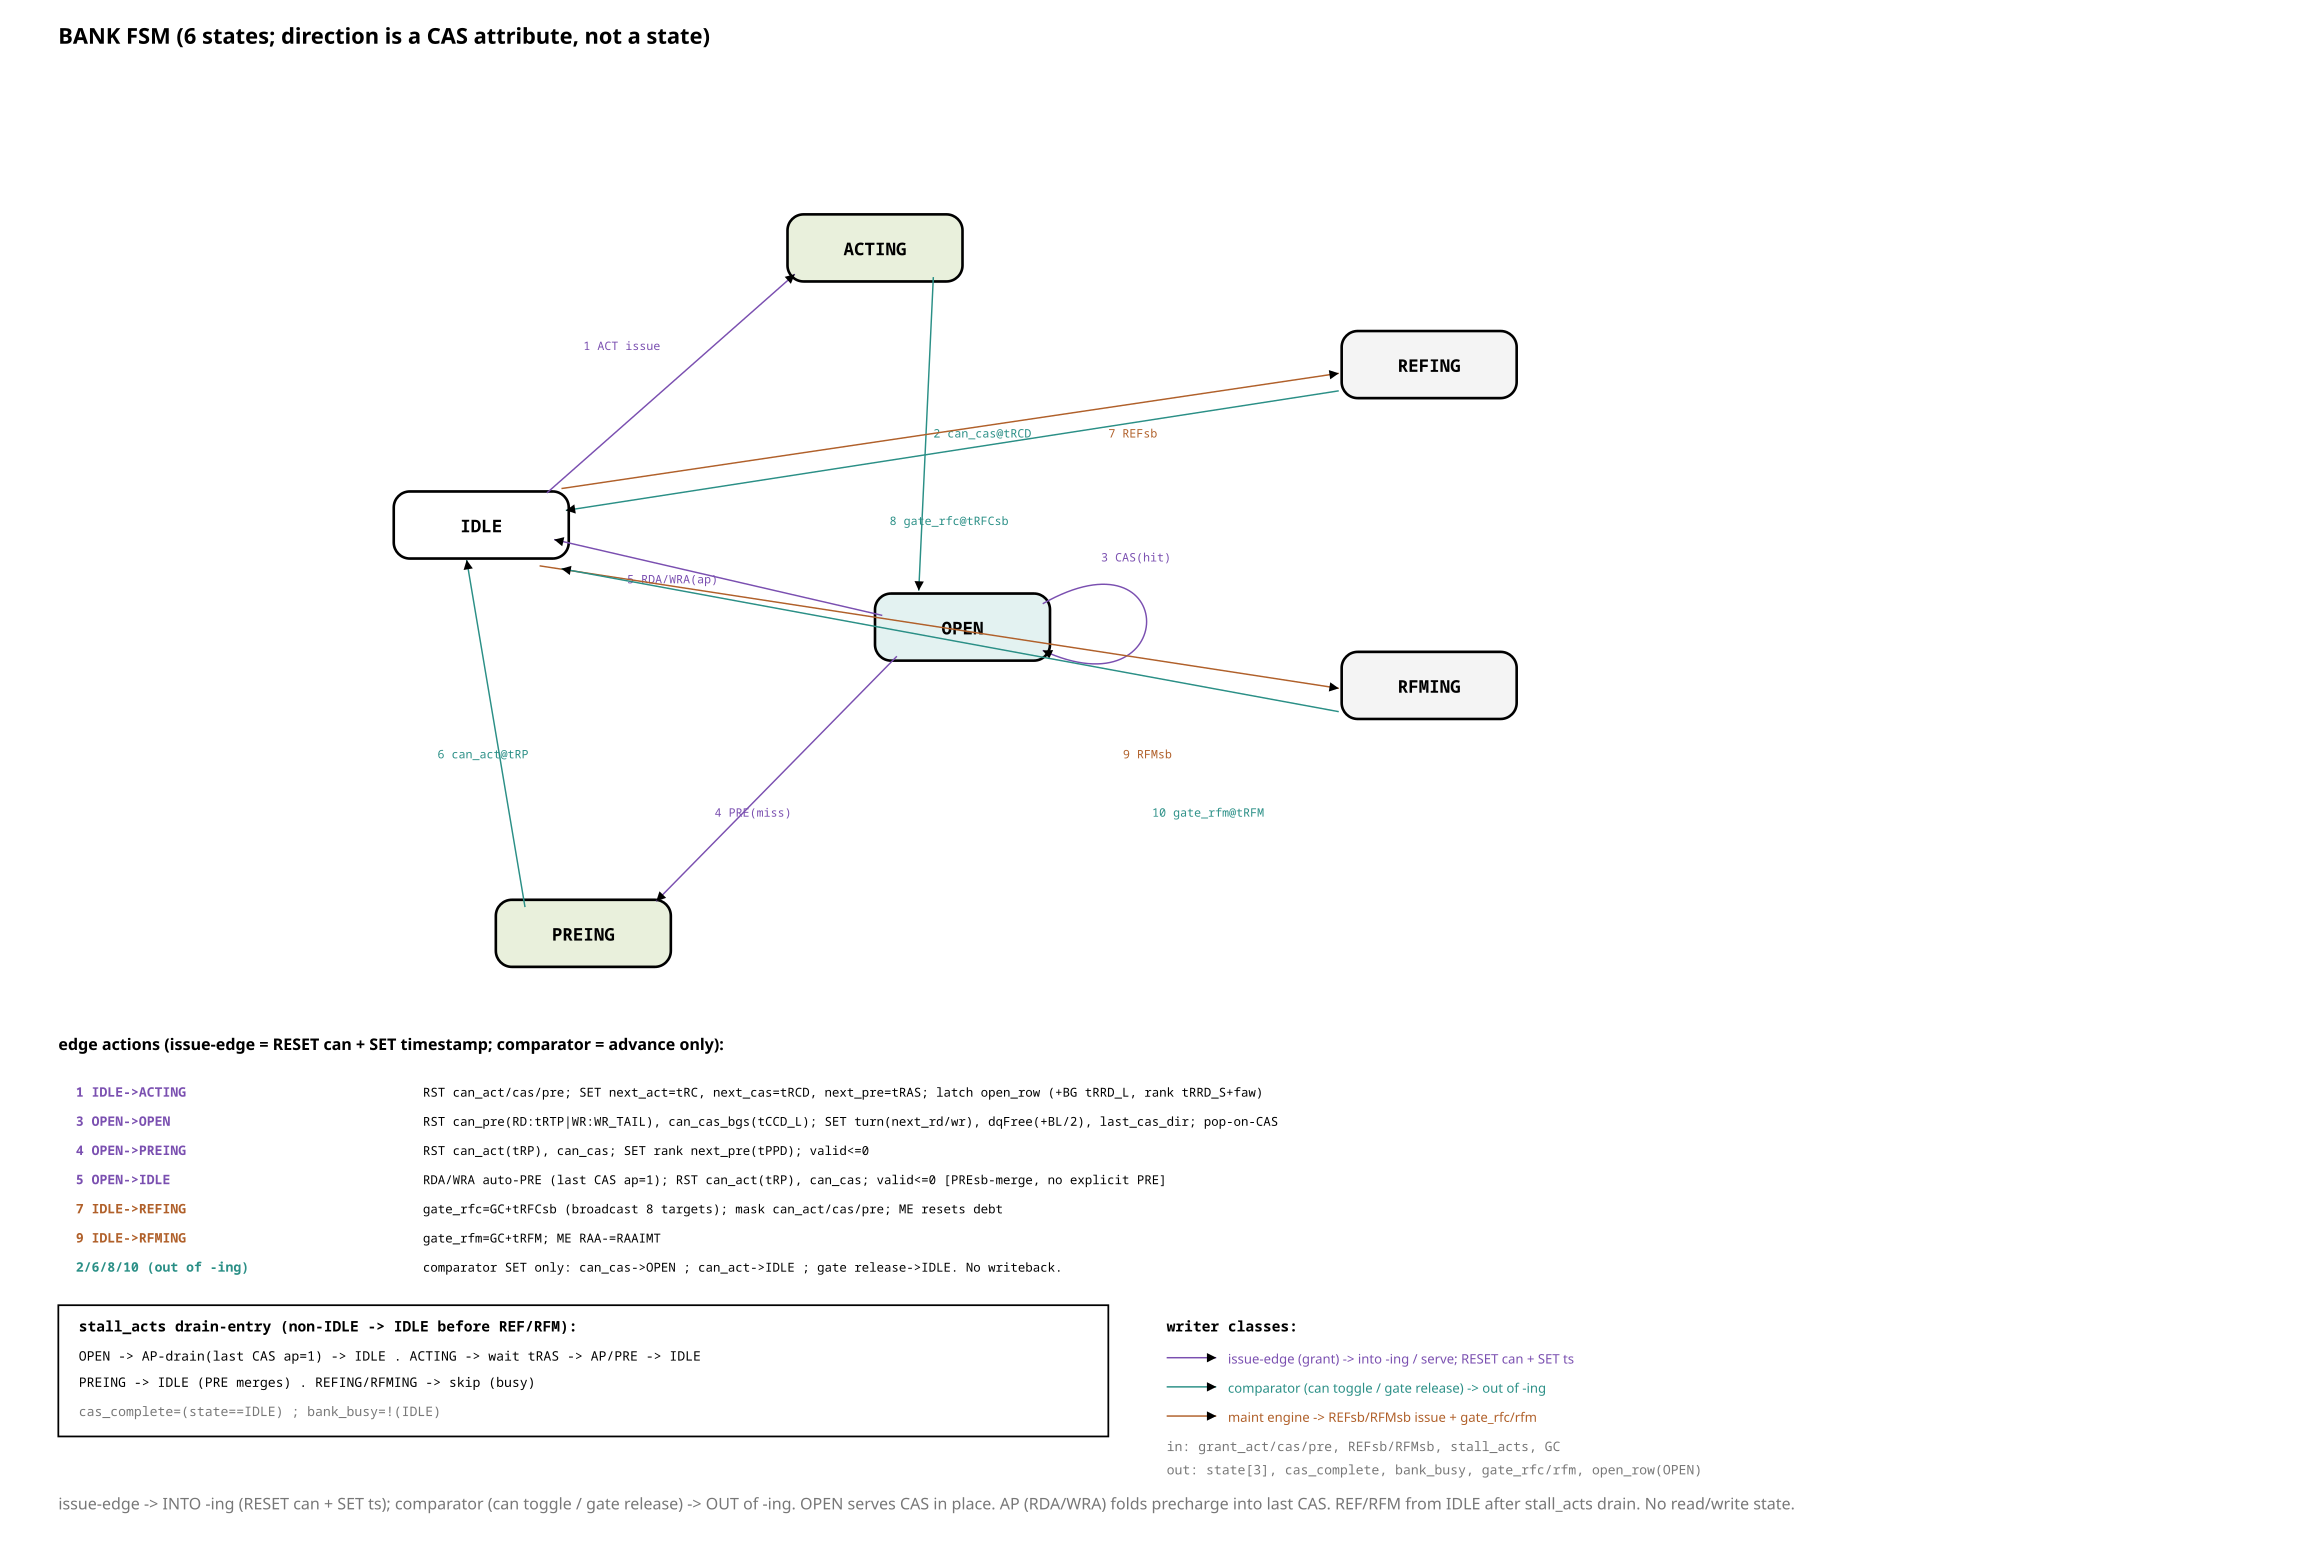

The script that saved this image:
from rtlfig import (Fig, MUTED, FILL_NEW, FILL_LOGIC, FILL_CELL, FILL_ACTIVE,
                    FAINT, INK, PAPER, W_CELL)

# fig_81 — full BANK FSM (walk-confirmed). 6 states, edges tagged by trigger + the
# can-reset/timestamp-set (issue-edge) or comparator (out of -ing). Writer classes
# colored. + stall_acts drain-entry. No R/W state (direction = CAS attribute).

ISS = "#7a4fb0"   # issue-edge (into -ing / serve)
CMP = "#2a8f86"   # comparator (can toggle / gate release, out of -ing)
ME  = "#b0602a"   # maintenance engine

f = Fig(1580, 1060)


def st(cx, cy, name, fill=PAPER, w=120, h=46):
    f.rect(cx - w / 2, cy - h / 2, w, h, fill=fill, width=1.8, rx=11)
    f.text(cx, cy + 5, name, size=12, anchor="middle", bold=True)


f.text(40, 30, "BANK FSM  (6 states; direction is a CAS attribute, not a state)", size=15,
       mono=False, bold=True)

IDLE = (330, 360); ACTING = (600, 170); OPEN = (660, 430)
PREING = (400, 640); REFING = (980, 250); RFMING = (980, 470)
st(*IDLE, "IDLE")
st(*ACTING, "ACTING", FILL_CELL)
st(*OPEN, "OPEN", FILL_ACTIVE)
st(*PREING, "PREING", FILL_CELL)
st(*REFING, "REFING", FILL_LOGIC)
st(*RFMING, "RFMING", FILL_LOGIC)


def edge(p1, p2, col, lab, lx, ly, curve=None, o1=(0, 0), o2=(0, 0)):
    if curve:
        f.path(curve, arrow=True, stroke=col)
    else:
        f.line(p1[0] + o1[0], p1[1] + o1[1], p2[0] + o2[0], p2[1] + o2[1],
               arrow=True, stroke=col)
    f.text(lx, ly, lab, size=8, mono=True, fill=col)


# 1 IDLE->ACTING (ACT issue)
edge(IDLE, ACTING, ISS, "1 ACT issue", 400, 240,
     curve=f"M{IDLE[0]+45} {IDLE[1]-22} L{ACTING[0]-55} {ACTING[1]+18}")
# 2 ACTING->OPEN (can_cas @tRCD)
edge(ACTING, OPEN, CMP, "2 can_cas@tRCD", 640, 300,
     curve=f"M{ACTING[0]+40} {ACTING[1]+20} L{OPEN[0]-30} {OPEN[1]-25}")
# 3 OPEN self (CAS hit)
f.path(f"M{OPEN[0]+55} {OPEN[1]-16} C {OPEN[0]+150} {OPEN[1]-70}, "
       f"{OPEN[0]+150} {OPEN[1]+60}, {OPEN[0]+55} {OPEN[1]+16}", arrow=True, stroke=ISS)
f.text(OPEN[0] + 95, OPEN[1] - 45, "3 CAS(hit)", size=8, mono=True, fill=ISS)
# 4 OPEN->PREING (PRE miss)
edge(OPEN, PREING, ISS, "4 PRE(miss)", 490, 560,
     curve=f"M{OPEN[0]-45} {OPEN[1]+20} L{PREING[0]+50} {PREING[1]-22}")
# 5 OPEN->IDLE (RDA/WRA ap)
edge(OPEN, IDLE, ISS, "5 RDA/WRA(ap)", 430, 400,
     curve=f"M{OPEN[0]-55} {OPEN[1]-8} L{IDLE[0]+50} {IDLE[1]+10}")
# 6 PREING->IDLE (can_act @tRP)
edge(PREING, IDLE, CMP, "6 can_act@tRP", 300, 520,
     curve=f"M{PREING[0]-40} {PREING[1]-18} L{IDLE[0]-10} {IDLE[1]+24}")
# 7 IDLE->REFING
edge(IDLE, REFING, ME, "7 REFsb", 760, 300,
     curve=f"M{IDLE[0]+55} {IDLE[1]-25} L{REFING[0]-62} {REFING[1]+6}")
# 8 REFING->IDLE
edge(REFING, IDLE, CMP, "8 gate_rfc@tRFCsb", 610, 360,
     curve=f"M{REFING[0]-62} {REFING[1]+18} L{IDLE[0]+58} {IDLE[1]-10}")
# 9 IDLE->RFMING
edge(IDLE, RFMING, ME, "9 RFMsb", 770, 520,
     curve=f"M{IDLE[0]+40} {IDLE[1]+28} L{RFMING[0]-62} {RFMING[1]+2}")
# 10 RFMING->IDLE
edge(RFMING, IDLE, CMP, "10 gate_rfm@tRFM", 790, 560,
     curve=f"M{RFMING[0]-62} {RFMING[1]+18} L{IDLE[0]+55} {IDLE[1]+30}")

# ---- edge actions table ----
ay = 720
f.text(40, ay, "edge actions  (issue-edge = RESET can + SET timestamp; comparator = advance only):",
       size=11, mono=False, bold=True)
rows = [
    ("1 IDLE->ACTING", "RST can_act/cas/pre; SET next_act=tRC, next_cas=tRCD, next_pre=tRAS; latch open_row (+BG tRRD_L, rank tRRD_S+faw)", ISS),
    ("3 OPEN->OPEN", "RST can_pre(RD:tRTP|WR:WR_TAIL), can_cas_bgs(tCCD_L); SET turn(next_rd/wr), dqFree(+BL/2), last_cas_dir; pop-on-CAS", ISS),
    ("4 OPEN->PREING", "RST can_act(tRP), can_cas; SET rank next_pre(tPPD); valid<=0", ISS),
    ("5 OPEN->IDLE", "RDA/WRA auto-PRE (last CAS ap=1); RST can_act(tRP), can_cas; valid<=0  [PREsb-merge, no explicit PRE]", ISS),
    ("7 IDLE->REFING", "gate_rfc=GC+tRFCsb (broadcast 8 targets); mask can_act/cas/pre; ME resets debt", ME),
    ("9 IDLE->RFMING", "gate_rfm=GC+tRFM; ME RAA-=RAAIMT", ME),
    ("2/6/8/10 (out of -ing)", "comparator SET only: can_cas->OPEN ; can_act->IDLE ; gate release->IDLE. No writeback.", CMP),
]
yy = ay + 20
for nm, act, col in rows:
    f.text(52, yy + 12, nm, size=9, mono=True, fill=col, bold=True)
    f.text(290, yy + 12, act, size=8.5, mono=True, fill=INK)
    yy += 20

# ---- stall_acts drain-entry ----
dy = ay + 175
f.rect(40, dy, 720, 90, fill=PAPER, width=1.2, stroke=INK)
f.text(54, dy + 18, "stall_acts drain-entry (non-IDLE -> IDLE before REF/RFM):", size=10, bold=True)
f.text(54, dy + 38, "OPEN -> AP-drain(last CAS ap=1) -> IDLE   .   ACTING -> wait tRAS -> AP/PRE -> IDLE",
       size=9, mono=True)
f.text(54, dy + 56, "PREING -> IDLE (PRE merges)   .   REFING/RFMING -> skip (busy)", size=9, mono=True)
f.text(54, dy + 76, "cas_complete=(state==IDLE) ; bank_busy=!(IDLE)", size=9, mono=True, fill=MUTED)

# ---- legend ----
ly = dy + 4
lx = 800
f.text(lx, ly + 14, "writer classes:", size=10, bold=True)
for i, (c, t) in enumerate([(ISS, "issue-edge (grant) -> into -ing / serve; RESET can + SET ts"),
                            (CMP, "comparator (can toggle / gate release) -> out of -ing"),
                            (ME, "maint engine -> REFsb/RFMsb issue + gate_rfc/rfm")]):
    f.line(lx, ly + 32 + i * 20, lx + 34, ly + 32 + i * 20, arrow=True, stroke=c)
    f.text(lx + 42, ly + 36 + i * 20, t, size=9, mono=False, fill=c)
f.text(lx, ly + 96, "in: grant_act/cas/pre, REFsb/RFMsb, stall_acts, GC", size=9, mono=True, fill=MUTED)
f.text(lx, ly + 112, "out: state[3], cas_complete, bank_busy, gate_rfc/rfm, open_row(OPEN)",
       size=9, mono=True, fill=MUTED)

f.caption(40, 1035,
          "issue-edge -> INTO -ing (RESET can + SET ts); comparator (can toggle / gate release) "
          "-> OUT of -ing. OPEN serves CAS in place. AP (RDA/WRA) folds precharge into last CAS. "
          "REF/RFM from IDLE after stall_acts drain. No read/write state.")

f.save("fig_81_bank_fsm_full.svg")
print("wrote fig_81_bank_fsm_full.svg")
